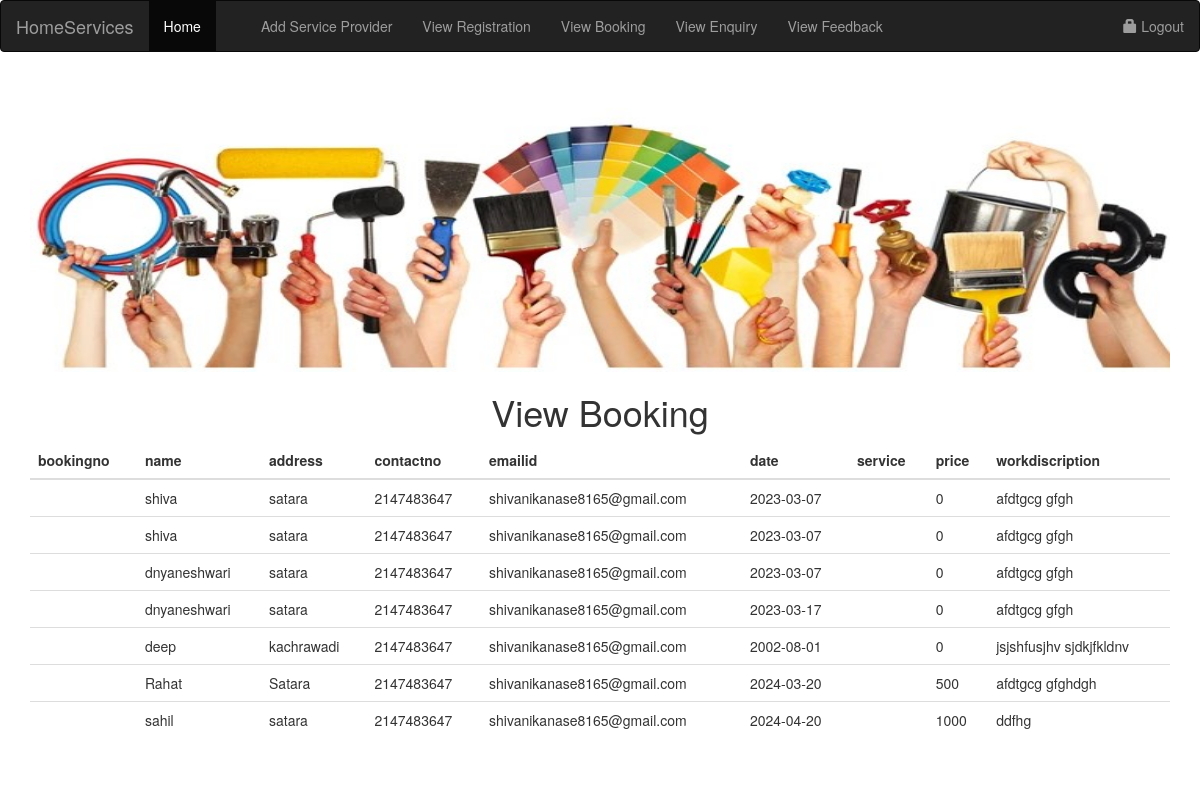
Page /admin/viewbooking.php on the committed database.
### tables this page shows
CREATE TABLE `booking` (
  `name` varchar(50) NOT NULL,
  `address` varchar(50) NOT NULL,
  `contactno` int(15) NOT NULL,
  `emailid` varchar(50) NOT NULL,
  `date` date NOT NULL,
  `chooseservice` varchar(100) NOT NULL,
  `price` int(10) NOT NULL,
  `workdiscription` varchar(200) NOT NULL
);

### admin/viewbooking.php (the view)
<?php
include("header.php");
?>
<h1 align=center>View Booking</h1>
 <table class="table">
    <thead>
      <tr>
        <th>bookingno</th>
        <th>name </th>
        <th>address</th>
        <th>contactno</th>
       <th>emailid</th>
       <th>date</th>
       <th>service</th>
      <th>price</th>
<th>workdiscription</th>
      </tr>
    </thead>
    <tbody>
<?php
include("../connection.php");
$rs=mysqli_query($cn,"select * from booking ");
while($a=mysqli_fetch_array($rs))
{
 extract($a);
echo "<tr><td>$bookingno</td><td>$name</td><td>$address</td><td>
$contactno</td><td>$emailid</td><td>$date</td><td>$service</td><td>$price</td><td>$workdiscription</td></tr>";
}
?>
    </tbody>
  </table>
<?php
include("footer.php");
?>

### rows in the picture
booking: name "shiva", address "satara", contactno "2147483647", emailid "shivanikanase8165@gmail.com", date "2023-03-07", price "0", workdiscription "afdtgcg gfgh"
booking: name "shiva", address "satara", contactno "2147483647", emailid "shivanikanase8165@gmail.com", date "2023-03-07", price "0", workdiscription "afdtgcg gfgh"
booking: name "dnyaneshwari", address "satara", contactno "2147483647", emailid "shivanikanase8165@gmail.com", date "2023-03-07", price "0", workdiscription "afdtgcg gfgh"
booking: name "dnyaneshwari", address "satara", contactno "2147483647", emailid "shivanikanase8165@gmail.com", date "2023-03-17", price "0", workdiscription "afdtgcg gfgh"
booking: name "deep", address "kachrawadi", contactno "2147483647", emailid "shivanikanase8165@gmail.com", date "2002-08-01", price "0", workdiscription "jsjshfusjhv sjdkjfkldnv"
booking: name "Rahat", address "Satara", contactno "2147483647", emailid "shivanikanase8165@gmail.com", date "2024-03-20", price "500", workdiscription "afdtgcg gfghdgh"
booking: name "sahil", address "satara", contactno "2147483647", emailid "shivanikanase8165@gmail.com", date "2024-04-20", price "1000", workdiscription "ddfhg"
